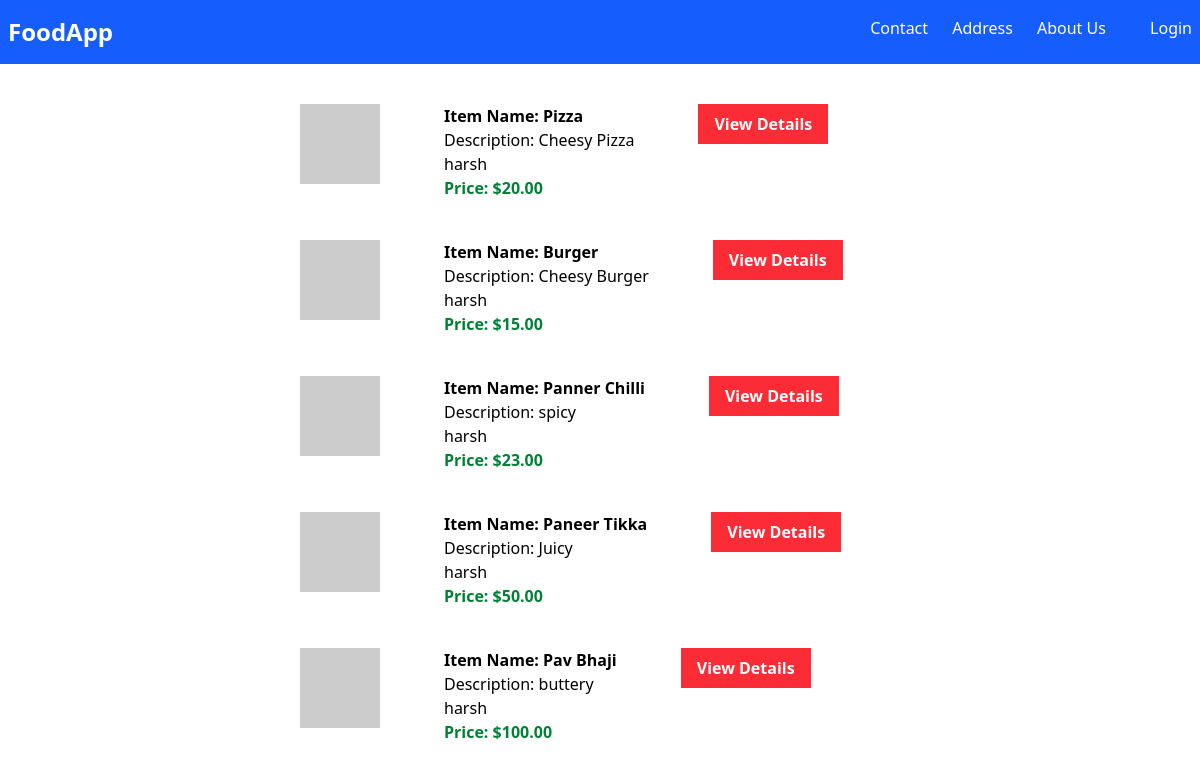
The page /myapp/ on the database as committed earlier.
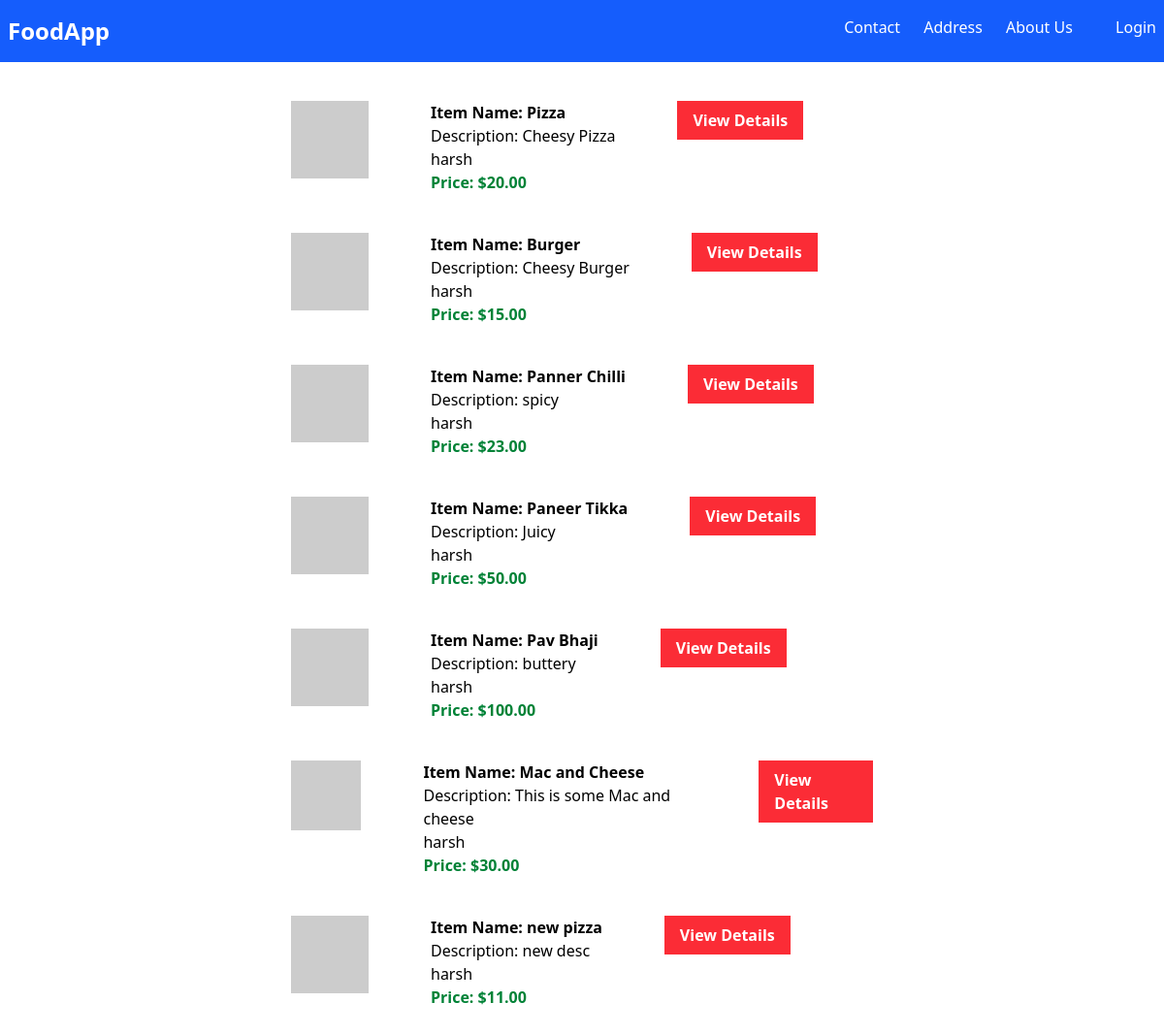
The same page on the database as committed later.
### myapp/models.py (models this page shows, shortened)
class Item(models.Model):
    class Meta:
        indexes = [
            models.Index(fields=['user_name', 'item_price']),
        ]
    user_name = models.ForeignKey(User, on_delete=models.CASCADE, default=1)
    item_name = models.CharField(max_length=200, db_index=True)
    item_description = models.CharField()
    item_price = models.DecimalField(max_digits=6, decimal_places=2, db_index=True)
    item_image = models.URLField(max_length=1000, default="https://placeholder.com")
    is_available = models.BooleanField(default=True)
    created_at = models.DateTimeField(auto_now_add=True)

### myapp/views.py (the view)
# urls.py: path('', views.IndexClassView.as_view(), name='index'),
class IndexClassView(ListView):
    model = Item
    template_name = 'myapp/index.html'
    context_object_name = 'item_list'

### myapp/templates/myapp/index.html (shortened to what this page needs)
{% extends 'myapp/base.html' %}
{% block body %}
    <div>
        {% for item in item_list %}
            <div class="m-10 flex w-1/2 mx-auto">
                <div>
                    <img src="{{ item.item_image }}" alt="" >
                </div>
                <div class="mx-16">
                    <h1 class="font-bold">Item Name: {{ item.item_name }}</h1>
                    <p>Description: {{ item.item_description }} </p>
                    <div> {{ item.user_name }}</div>
                    <h2 class="text-green-700 font-bold">Price: ${{ item.item_price }}</h2>
                </div>
                <div>
                    <a href="{% url 'myapp:item_detail' item.id %}" class="inline-block bg-red-500 text-white font-bold px-4 py-2">View Details</a>
                </div>
            </div>
        {% endfor %}
    </div>
{% endblock %}

### myapp/templates/myapp/base.html (shortened to what this page needs)
<!DOCTYPE html>
<html lang="en">
<head>
    <script src="https://cdn.jsdelivr.net/npm/@tailwindcss/browser@4"></script>
</head>
<body>
    <nav class="bg-blue-600 text-white">
        <div class="flex justify-between px-2 py-4">
            <a href="" class="font-bold text-2xl">FoodApp</a>
            <div class="space-x-5">
                <a href="">Contact</a>
                <a href="">Address</a>
                <a href="">About Us</a>
                {% if user.is_authenticated %}
                    <a href="{% url 'users:logout' %}">Logout</a>
                {% else %}
                    <a href="{% url 'users:login' %}">Login</a>
                {% endif %}
            </div>
        </div>
    </nav>
    {% block body %}
    {% endblock %}
</body>
</html>

Rows that differ between the two databases and show on the page:
added Item: item_name "Mac and Cheese", item_description "This is some Mac and cheese", user_name "harsh", item_price "30.00"
added Item: item_name "new pizza", item_description "new desc", user_name "harsh", item_price "11.00"
